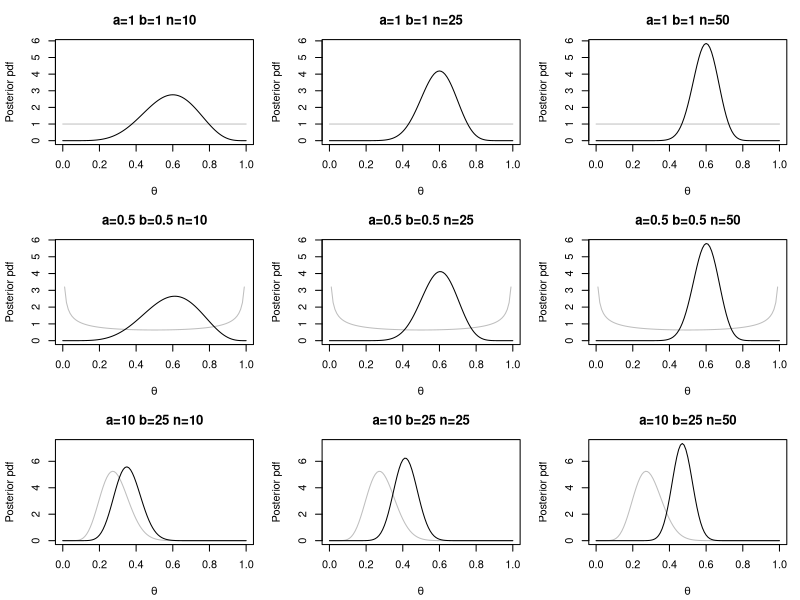

The R script that drew this image:

##--------------------------------------------------------------------##
## Stat 591                                                           ##
## Author: Ryan Martin (rgmartin@math.uic.edu)                        ##
## Date: 09/11/2013                                                   ##
## R code for Bayesian inference in binomial-beta model               ##
##--------------------------------------------------------------------##


## Bayes model:
## X | theta ~ Bin(n, theta)
## theta ~ Beta(a, b) [conjugate prior]


## Plots of the prior and posterior

op <- par(mfrow=c(3,3), mar=c(4.2, 4.2, 3, 1))
n <- c(10, 25, 50)
hpar <- matrix(c(1, 1, 0.5, 0.5, 10, 25), nrow=3, byrow=TRUE)
mle <- 0.6
for(i in 1:3) {
	
  a <- hpar[i,1]
  b <- hpar[i,2]
  a0 <- a + n[3] * mle
  b0 <- b + n[3] * (1 - mle)
  top <- dbeta((a0 - 1) / (a0 + b0 - 2), a0, b0)
  for(j in 1:3) {
  	
  	ax <- a + n[j] * mle
  	bx <- b + n[j] * (1 - mle)
  	mn <- paste("a=", a, " b=", b, " n=", n[j], sep="")
  	plot(0, 0, type="n", ylab="Posterior pdf", xlab=expression(theta), ylim=c(0, top), xlim=c(0,1), main=mn)
  	curve(dbeta(x, shape1=a, shape2=b), ylim=c(0, top), col="gray", add=TRUE)
  	curve(dbeta(x, shape1=ax, shape2=bx), add=TRUE)
  	
  }
	
}
par(op)


## Credible intervals for theta

# Auxiliary function: the bisection method for solving equations

bisection <- function (f, a, b, eps=1e-08, maxiter=1000, verbose=FALSE, ...) {

  x <- (a + b) / 2
  t <- 0
  if(verbose) cat("\n")

  repeat {

    t <- t + 1
    if(f(a, ...) * f(x, ...) <= 0) b <- x else a <- x
    x.new <- (a + b) / 2
    if(verbose) cat("[", t, "]", x.new, f(x.new, ...), "\n")
    if(abs(x.new - x) < eps | t >= maxiter) {

      if(t >= maxiter) warning("Maximum number of iterations reached!")
      break

    }
    x <- x.new

  }

  if(verbose) cat("\n")
  out <- list(solution=x.new, value=f(x.new, ...), iter=t)
  return(out)

}



# Equi-tail 90% credible interval

cred.int <- function(x, n, a, b, alpha=0.10) {
	
  ax <- a + x
  bx <- b + n - x
  out <- numeric(2)
  cut <- c(alpha / 2, 1 - alpha / 2)
  for(i in 1:2) {
  	
    F <- function(u) pbeta(u, ax, bx) - cut[i]
    out[i] <- bisection(F, 0, 1)$solution
  
  }
  return(out)
	
}


# Highest posterior density 90% credible interval

cred.int.hpd <- function(x, n, a, b, alpha=0.10) {
	
  ax <- a + x
  bx <- b + n - x
  mode <- (ax - 1) / (ax + bx - 2)
  out <- numeric(2)
  f <- function(r) {
  	
  	o <- numeric(2)
  	g <- function(u) dbeta(u, ax, bx) - r
  	o[1] <- bisection(g, 0, mode)$solution
  	o[2] <- bisection(g, mode, 1)$solution
  	return(list(low=o[1], up=o[2], pr=pbeta(o[2], ax, bx) - pbeta(o[1], ax, bx)))
  	
  }
  ff <- function(r) f(r)$pr
  F <- function(r) ff(r) - (1 - alpha)
  R <- bisection(F, 1e-3, dbeta(mode, ax, bx) - 1e-3)$solution
  fR <- f(R)
  out[1] <- fR$low
  out[2] <- fR$up
  return(out)
	
}


# Example:

cred.int(x=7, n=12, a=1, b=1)
cred.int.hpd(x=7, n=12, a=1, b=1)


# Simulation: frequentist coverage probability check 

cred.int.sim <- function(theta, reps, n, a, b, alpha=0.10) {
	
  cp <- 0
  for(r in 1:reps) {
  	
  	X <- rbinom(1, size=n, prob=theta)
  	ci <- cred.int(X, n, a, b, alpha)   # can replace 'cred.int' with 'cred.int.hpd'
  	cp <- cp + (ci[1] <= theta && ci[2] >= theta) 
  	
  }
  cp <- cp / reps
  return(cp)
	
}

# TO RUN:
cred.int.sim(0.25, 1000, 10, 1, 1)
